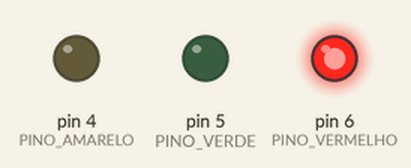
Simulated run of this sketch. Board: Arduino Uno, built with avr-gcc and run on an emulated ATmega328P. On the bench: output pins drawn as LEDs (lit = HIGH).

Above: at 3.0 s.
At 8.0 s:
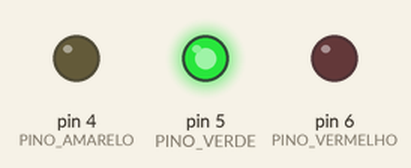
At 11.0 s:
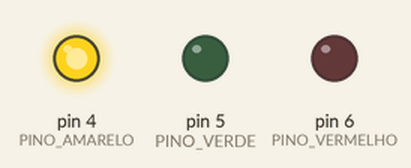
Timing chart, 0 to 15.6 s (numbered marks = the images above):
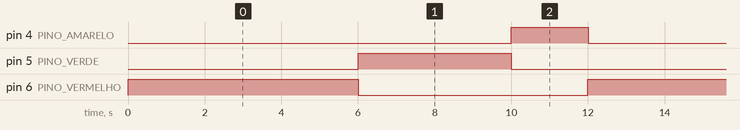

Measured:
- by itself, pin 4 (PINO_AMARELO): alternates HIGH for 2.0 s and LOW for 10.0 s
- by itself, pin 5 (PINO_VERDE): alternates HIGH for 4.0 s and LOW for 8.0 s
- by itself, pin 6 (PINO_VERMELHO): alternates HIGH for 6.0 s and LOW for 6.0 s

The sketch:

seamforo.ino
```cpp
#define PINO_VERMELHO 6
#define PINO_VERDE    5
#define PINO_AMARELO  4

const unsigned long DURACAO_VERMELHO = 6000;
const unsigned long DURACAO_VERDE = 4000;
const unsigned long DURACAO_AMARELO = 2000;

class Semaforo {

  public:
    enum Estado { VERMELHO, VERDE, AMARELO };

  private:

    int _pinoVermelho;
    int _pinoVerde;
    int _pinoAmarelo;

    // Estado atual
    Estado _estadoAtual;

    unsigned long _tempoInicioEstado;

  public:
    /**
     * @brief
     * @param pinoV Vermelho
     * @param pinoG Verde
     * @param pinoA Amarelo
     */
    Semaforo(int pinoV, int pinoG, int pinoA) {
      _pinoVermelho = pinoV;
      _pinoVerde = pinoG;
      _pinoAmarelo = pinoA;
    }

    void begin() {
      pinMode(_pinoVermelho, OUTPUT);
      pinMode(_pinoVerde, OUTPUT);
      pinMode(_pinoAmarelo, OUTPUT);

      // Começa no estado Vermelho
      _mudarEstado(VERMELHO);
    }

    void update() {

      unsigned long tempoAtual = millis();

      switch (_estadoAtual) {

        case VERMELHO:
          if (tempoAtual - _tempoInicioEstado >= DURACAO_VERMELHO) {
            _mudarEstado(VERDE);
          }
          break;

        case VERDE:
          if (tempoAtual - _tempoInicioEstado >= DURACAO_VERDE) {
            _mudarEstado(AMARELO);
          }
          break;

        case AMARELO:
          if (tempoAtual - _tempoInicioEstado >= DURACAO_AMARELO) {
            _mudarEstado(VERMELHO); // Volta ao início do ciclo
          }
          break;
      }
    }

  private:

    void _mudarEstado(Estado novoEstado) {
      _estadoAtual = novoEstado;
      _tempoInicioEstado = millis(); // Reseta o cronômetro

      // Atualiza as luzes físicas
      switch (novoEstado) {
        case VERMELHO:
          digitalWrite(_pinoVermelho, HIGH);
          digitalWrite(_pinoVerde, LOW);
          digitalWrite(_pinoAmarelo, LOW);
          break;
        case VERDE:
          digitalWrite(_pinoVermelho, LOW);
          digitalWrite(_pinoVerde, HIGH);
          digitalWrite(_pinoAmarelo, LOW);
          break;
        case AMARELO:
          digitalWrite(_pinoVermelho, LOW);
          digitalWrite(_pinoVerde, LOW);
          digitalWrite(_pinoAmarelo, HIGH);
          break;
      }
    }
};


Semaforo* meuSemaforo;

void setup() {

  meuSemaforo = new Semaforo(PINO_VERMELHO, PINO_VERDE, PINO_AMARELO);

  meuSemaforo->begin();
}

void loop() {

  meuSemaforo->update();
}
```
